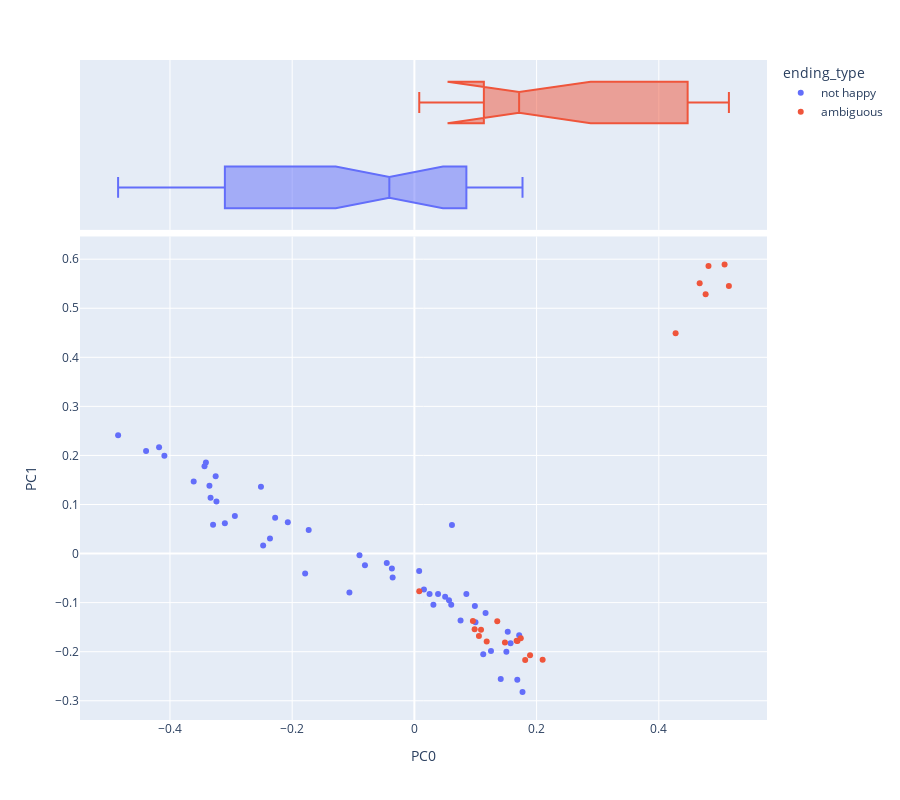

This figure's notebook cell:
### Code cell
import pandas as pd
import numpy as np
from scipy.linalg import norm
import plotly_express as px
import seaborn as sns
from sklearn.decomposition import PCA
sns.set(style='ticks')
OHCO = ['book_id', 'chap_id']
# Added after class
norm_docs = True # This has the effect of exaggerating variance when False
center_term_vectors = True # This has the effect of demoting authorship when False
colors = "YlGnBu" 
# colors = "Spectral"




pca_engine = PCA(n_components=10)
DCM = pd.DataFrame(pca_engine.fit_transform(L2.fillna(0)), index=L2.index)
DCM.columns = ['PC{}'.format(i) for i in DCM.columns]
DCM = DCM.join(LIB[['author','ending_type']], on='book_id') #the lavel i will use is work_type
def vis_pcs(M, a, b, label='author', hover_name='author', symbol=None, size=None):
    return px.scatter(M, f"PC{a}", f"PC{b}", color=label, hover_name=hover_name, 
                     symbol=symbol, size=size,
                     marginal_x='box', height=800)

def vis_loadings(a=0, b=1, hover_name='term_str'):
    return px.scatter(LOADINGS.reset_index(), f"PC{a}", f"PC{b}", 
                      text='term_str', hover_name='term_str',
                      size='dfidf', color='max_pos_group', 
                      marginal_x='box', height=800)
LOADINGS = pd.DataFrame(pca_engine.components_.T * np.sqrt(pca_engine.explained_variance_))
LOADINGS.columns = ["PC{}".format(i) for i in LOADINGS.columns]
LOADINGS.index = L2.columns
LOADINGS.index.name = 'term_str'
LOADINGS = LOADINGS.join(VOCAB)
vis_pcs(DCM, 0, 1, label='ending_type', hover_name= 'ending_type')

### Figure 1 — Plotly figure (JSON) as saved in the notebook; plotly's stock layout.template omitted (floating-point values rounded to 4 significant figures)
{"data": [{"hovertemplate": "<b>%{hovertext}</b><br><br>ending_type=not happy<br>PC0=%{x}<br>PC1=%{y}<extra></extra>", "hovertext": ["not happy", "not happy", "not happy", "not happy", "not happy", "not happy", "not happy", "not happy", "not happy", "not happy", "not happy", "not happy", "not happy", "not happy", "not happy", "not happy", "not happy", "not happy", "not happy", "not happy", "not happy", "not happy", "not happy", "not happy", "not happy", "not happy", "not happy", "not happy", "not happy", "not happy", "not happy", "not happy", "not happy", "not happy", "not happy", "not happy", "not happy", "not happy", "not happy", "not happy", "not happy", "not happy", "not happy", "not happy", "not happy", "not happy", "not happy", "not happy", "not happy", "not happy"], "legendgroup": "not happy", "marker": {"color": "#636efa", "symbol": "circle"}, "mode": "markers", "name": "not happy", "orientation": "v", "showlegend": true, "type": "scatter", "x": [0.1413, 0.177, 0.1684, 0.09997, 0.1254, 0.1506, 0.1716, 0.09901, 0.03112, 0.07559, 0.1165, 0.1528, 0.05033, 0.1127, 0.1574, -0.2279, -0.3336, -0.4178, -0.4849, -0.173, -0.3435, -0.3412, -0.2072, -0.2511, -0.2938, -0.3252, -0.4091, -0.08985, -0.4391, -0.2363, -0.3102, -0.2475, -0.1788, -0.1063, -0.3295, -0.3354, -0.3612, -0.03557, -0.0809, -0.3239, -0.03681, 0.01563, -0.04519, 0.08507, 0.05666, 0.0615, 0.02485, 0.007822, 0.03873, 0.06028], "xaxis": "x", "y": [-0.2557, -0.2823, -0.2571, -0.1402, -0.1984, -0.2002, -0.1666, -0.1067, -0.1044, -0.1362, -0.1209, -0.1594, -0.08791, -0.2053, -0.1828, 0.07298, 0.1138, 0.2169, 0.2409, 0.04786, 0.1782, 0.1858, 0.06406, 0.1361, 0.07643, 0.1578, 0.1993, -0.003622, 0.2088, 0.03053, 0.06197, 0.01639, -0.04063, -0.07956, 0.05883, 0.1382, 0.1467, -0.04884, -0.0238, 0.1063, -0.03028, -0.07334, -0.01948, -0.08261, -0.0952, 0.05824, -0.08224, -0.03554, -0.0823, -0.1041], "yaxis": "y"}, {"alignmentgroup": "True", "hovertemplate": "<b>%{hovertext}</b><br><br>ending_type=not happy<br>PC0=%{x}<extra></extra>", "hovertext": ["not happy", "not happy", "not happy", "not happy", "not happy", "not happy", "not happy", "not happy", "not happy", "not happy", "not happy", "not happy", "not happy", "not happy", "not happy", "not happy", "not happy", "not happy", "not happy", "not happy", "not happy", "not happy", "not happy", "not happy", "not happy", "not happy", "not happy", "not happy", "not happy", "not happy", "not happy", "not happy", "not happy", "not happy", "not happy", "not happy", "not happy", "not happy", "not happy", "not happy", "not happy", "not happy", "not happy", "not happy", "not happy", "not happy", "not happy", "not happy", "not happy", "not happy"], "legendgroup": "not happy", "marker": {"color": "#636efa", "symbol": "circle"}, "name": "not happy", "notched": true, "offsetgroup": "not happy", "showlegend": false, "type": "box", "x": [0.1413, 0.177, 0.1684, 0.09997, 0.1254, 0.1506, 0.1716, 0.09901, 0.03112, 0.07559, 0.1165, 0.1528, 0.05033, 0.1127, 0.1574, -0.2279, -0.3336, -0.4178, -0.4849, -0.173, -0.3435, -0.3412, -0.2072, -0.2511, -0.2938, -0.3252, -0.4091, -0.08985, -0.4391, -0.2363, -0.3102, -0.2475, -0.1788, -0.1063, -0.3295, -0.3354, -0.3612, -0.03557, -0.0809, -0.3239, -0.03681, 0.01563, -0.04519, 0.08507, 0.05666, 0.0615, 0.02485, 0.007822, 0.03873, 0.06028], "xaxis": "x2", "yaxis": "y2"}, {"hovertemplate": "<b>%{hovertext}</b><br><br>ending_type=ambiguous<br>PC0=%{x}<br>PC1=%{y}<extra></extra>", "hovertext": ["ambiguous", "ambiguous", "ambiguous", "ambiguous", "ambiguous", "ambiguous", "ambiguous", "ambiguous", "ambiguous", "ambiguous", "ambiguous", "ambiguous", "ambiguous", "ambiguous", "ambiguous", "ambiguous", "ambiguous", "ambiguous", "ambiguous", "ambiguous"], "legendgroup": "ambiguous", "marker": {"color": "#EF553B", "symbol": "circle"}, "mode": "markers", "name": "ambiguous", "orientation": "v", "showlegend": true, "type": "scatter", "x": [0.1356, 0.2099, 0.1184, 0.1056, 0.4275, 0.5147, 0.4669, 0.5077, 0.4767, 0.4813, 0.0986, 0.09576, 0.1091, 0.1741, 0.1482, 0.1687, 0.1674, 0.1813, 0.1893, 0.007959], "xaxis": "x", "y": [-0.1382, -0.2165, -0.1791, -0.1681, 0.449, 0.5455, 0.5509, 0.5894, 0.5284, 0.5864, -0.1543, -0.1375, -0.1554, -0.1728, -0.1811, -0.1781, -0.1777, -0.2169, -0.2072, -0.07696], "yaxis": "y"}, {"alignmentgroup": "True", "hovertemplate": "<b>%{hovertext}</b><br><br>ending_type=ambiguous<br>PC0=%{x}<extra></extra>", "hovertext": ["ambiguous", "ambiguous", "ambiguous", "ambiguous", "ambiguous", "ambiguous", "ambiguous", "ambiguous", "ambiguous", "ambiguous", "ambiguous", "ambiguous", "ambiguous", "ambiguous", "ambiguous", "ambiguous", "ambiguous", "ambiguous", "ambiguous", "ambiguous"], "legendgroup": "ambiguous", "marker": {"color": "#EF553B", "symbol": "circle"}, "name": "ambiguous", "notched": true, "offsetgroup": "ambiguous", "showlegend": false, "type": "box", "x": [0.1356, 0.2099, 0.1184, 0.1056, 0.4275, 0.5147, 0.4669, 0.5077, 0.4767, 0.4813, 0.0986, 0.09576, 0.1091, 0.1741, 0.1482, 0.1687, 0.1674, 0.1813, 0.1893, 0.007959], "xaxis": "x2", "yaxis": "y2"}], "layout": {"height": 800, "legend": {"title": {"text": "ending_type"}, "tracegroupgap": 0}, "margin": {"t": 60}, "xaxis": {"anchor": "y", "domain": [0, 1], "title": {"text": "PC0"}}, "xaxis2": {"anchor": "y2", "domain": [0, 1], "matches": "x", "showgrid": true, "showticklabels": false}, "yaxis": {"anchor": "x", "domain": [0, 0.7326], "title": {"text": "PC1"}}, "yaxis2": {"anchor": "x2", "domain": [0.7426, 1], "matches": "y2", "showgrid": false, "showline": false, "showticklabels": false, "ticks": ""}}}
